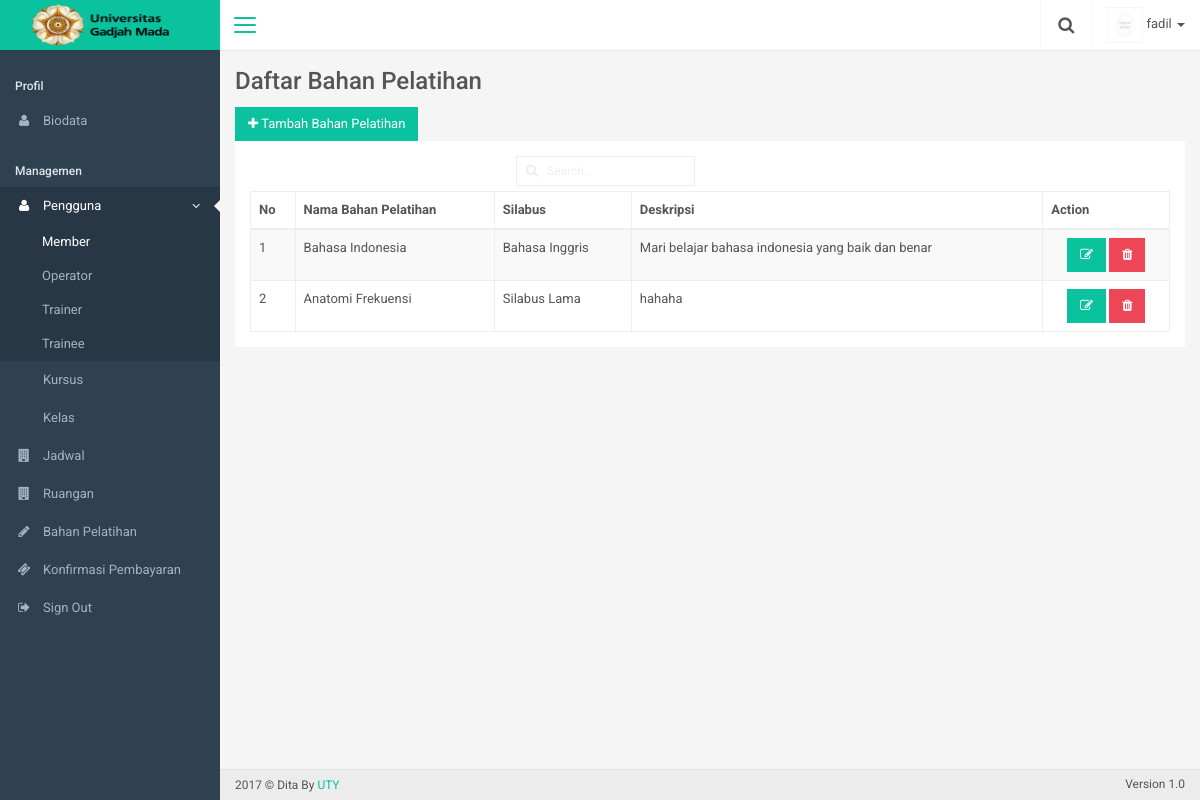
The app's page /admin/admin_area.php?page=bahanpelatihan.display (signed in) with its own data.
### tables this page shows
CREATE TABLE IF NOT EXISTS `ref_matapelajaran` (
`matapelajaran_id` int(30) NOT NULL,
  `syllabus_id` varchar(30) NOT NULL,
  `matapelajaran_name` varchar(40) NOT NULL,
  `matapelajaran_description` text NOT NULL
);

CREATE TABLE IF NOT EXISTS `ref_syllabus` (
`syllabus_id` int(30) NOT NULL,
  `syllabus_title` varchar(30) NOT NULL,
  `syllabus_dateofpost` date NOT NULL,
  `syllabus_file` varchar(80) NOT NULL
);

### admin/modul/bahanpelatihan/display.php (the view)
<div class="layout-content">
  <div class="layout-content-body">
    <div class="title-bar">
      <h1 class="title-bar-title">
        <span class="d-ib">Daftar Bahan Pelatihan</span>
      </h1>
    </div>
    <a href="?page=bahanpelatihan.frm-insert">
      <button class="btn bg-primary"><i class="icon icon-plus"></i> Tambah Bahan Pelatihan</button>
    </a>
    <br>
    <div class="row gutter-xs">
      <div class="col-xs-12">
        <div class="card">
          <div class="card-body">
          <div class="col-sm-6">
            <div class="dataTables_filter" id="demo-datatables-5_filter">
            <label><input aria-controls="demo-datatables-5" placeholder="Search…" class="form-control input-sm" type="search"></label>
            </div>
        </div>
            <table id="demo-datatables-5" class="table table-striped table-bordered table-nowrap dataTable" cellspacing="0" width="100%">
              <thead>
                <tr>
                  <th>No</th>
                  <th>Nama Bahan Pelatihan</th>
                  <th>Silabus</th>
                  <th>Deskripsi</th>
                  <th>Action</th>
                </tr>
              </thead>
              <tbody>
              <?php
              $sql_bahanpelatihan = "SELECT * FROM ref_matapelajaran m JOIN ref_syllabus s ON s.syllabus_id=m.syllabus_id";
              $result=mysql_query($sql_bahanpelatihan);
              $no=0;
              while($data_bahan=mysql_fetch_array($result)){
              $no++;
              ?>
              <tr>
               <td> <?php echo $no; ?></td>
               <td> <?php echo $data_bahan['matapelajaran_name'] ?></td>
               <td> <?php echo $data_bahan['syllabus_title']; ?></td>
               <td> <?php echo $data_bahan['matapelajaran_description'] ?></td>
               <td class="text-center">
                  <a class="btn btn-primary" href="?page=bahanpelatihan.frm-update&id=<?php echo $data_bahan['matapelajaran_id'];?>"><span class="icon icon-edit"></span></a>
                  <a class="btn btn-danger" href="?page=bahanpelatihan.delete&id=<?php echo $data_bahan['matapelajaran_id']; ?>" onclick="return confirm('Apakah anda yakin akan menghapus <?php echo $data_bahan['matapelajaran_name'];  ?>')"><span class="icon icon-trash"></span></a>
               </td>
              </tr>
              <?php } ?>
              </tbody>
            </table>
          </div>
        </div>
      </div>
    </div>
  </div>
</div>

### records on screen
ref_matapelajaran: matapelajaran_name "Bahasa Indonesia", syllabus.syllabus_title "Bahasa Inggris", matapelajaran_description "Mari belajar bahasa indonesia yang baik dan benar"
ref_matapelajaran: matapelajaran_name "Anatomi Frekuensi", syllabus.syllabus_title "Silabus Lama", matapelajaran_description "hahaha"

### other values on screen
$_SESSION['username'] "fadil"
